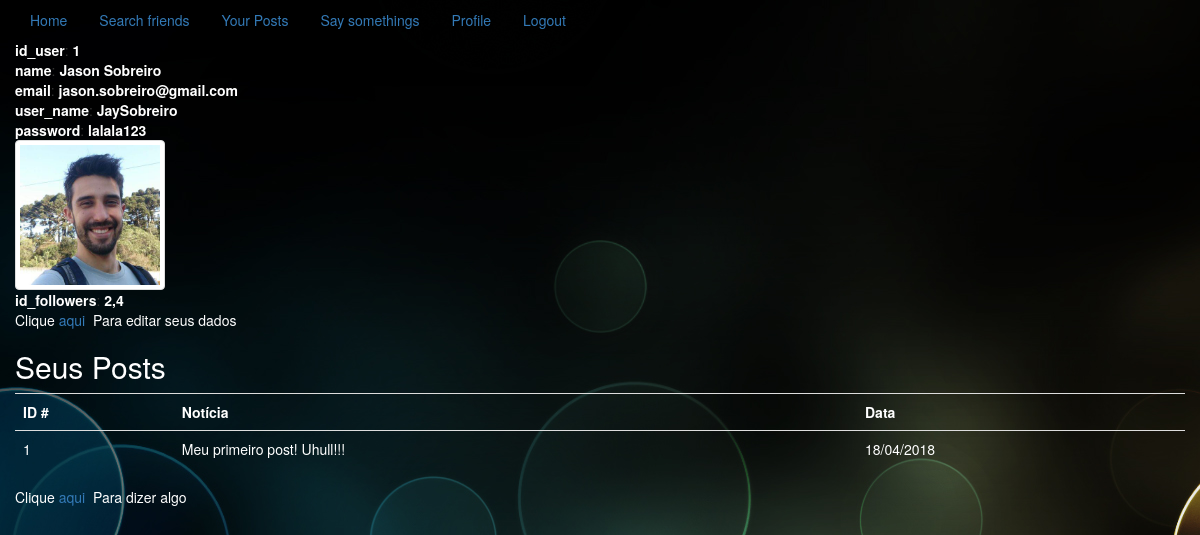
Page /perfil.php (signed in) on the committed database.
### tables this page shows
CREATE TABLE `tb_users` (
  `id_user` int(11) NOT NULL,
  `name` varchar(100) NOT NULL,
  `email` varchar(80) NOT NULL,
  `user_name` varchar(60) NOT NULL,
  `password` varchar(64) NOT NULL,
  `profile_img` text NOT NULL,
  `id_followers` text NOT NULL
);

CREATE TABLE `tb_posts` (
  `id_post` int(11) NOT NULL,
  `the_post` varchar(240) NOT NULL,
  `date` varchar(20) NOT NULL,
  `id_user` int(11) NOT NULL
);

### functions/userDAO.php (called while the page is built, shortened)
<?php
function get_user($userData){
	$conn = get_connection();
	$sql = "SELECT * FROM " . USERS . " WHERE user_name LIKE '" .
	$userData['user_name'] . "' AND password LIKE '" .
	$userData['password'] . "';";
	$result = mysqli_query($conn, $sql);
	if (mysqli_affected_rows($conn) > 0){
		return $result;
	}else{
		return null;
	}
}
?>

### perfil.php (the view, shortened to what this page needs)
<!DOCTYPE html>
<html lang="pt-br">
<head>
	<link rel="stylesheet" type="text/css" href="bootstrap/css/bootstrap.min.css">
</head>
<body class="container-fluid">
	<?php include 'menu.php'; ?>
	<?php
	include 'functions/userDAO.php';
	$user_data['user_name'] = $_SESSION['user_name'];
	$user_data['password'] = $_SESSION['password'];
	$result = get_user($user_data);
	if ($result != null){
		$user = mysqli_fetch_assoc($result);
		foreach ($user as $indice => $valor) {
			if($indice != 'profile_img'){
				echo '<b>'.$indice.'</b>: ' .'<b>'. $valor .'</b>'.'<br>';
			}else{
				echo '<img src="imgs/fotos/'.$valor.'" class="img-responsive img-thumbnail" height="150px" width="150px"><br>';
			}
		}
		echo '<p>Clique <a href="editar_user.php"> aqui &nbsp</a>Para editar seus dados</p>';
	}else{
		echo '<h3 class="text text-danger">Erro ao carregar dados do usuário</h3>';
	}
	?>
	<?php
	$conn = get_connection();
	$id_user = $_SESSION['id_user'];
	$sql = "SELECT id_post, the_post, date FROM tb_posts WHERE id_user = $id_user";
	$result = mysqli_query($conn, $sql);
	$linhas = mysqli_affected_rows($conn);
	if($linhas > 0){
		echo '<h2 >Seus Posts</h2>';
		echo '<table class="table">';
		echo '<tr>
				<th>ID #</th>
				<th>Notícia</th>
				<th>Data</th>
			  </tr>';
		for ($i=0; $i < $linhas; $i++) {
			$noticias = mysqli_fetch_assoc($result);
			echo '<tr>';
			foreach ($noticias as $indice => $valor) {
				echo "<td>" .  $valor . "</td>";
			}
			echo "</tr>";
		}
		echo '</table>';
		echo '<p>Clique <a href="cadastrar_post.php"> aqui &nbsp</a>Para dizer algo</p>';
	}else{
		echo '<h2 >You do not have any posts</h2>';
	}
	 ?>
</body>
</html>

### menu.php (shortened to what this page needs)
<?php include_once 'functions/util.php';
	if(empty($_SESSION)){
?>
<ul class='nav nav-pills'>
	<li role="presentation"><a href="<?php echo HOME_OUT; ?>">Home</a></li>
		<li role="presentation"><a href="<?php echo REGISTER; ?>">Register</a></li>
	<li role="presentation"><a href="<?php echo LOGIN; ?>">Login</a></li>
</ul>
<?php
	}else{
?>
<ul class='nav nav-pills'>
	<li role="presentation"><a href="<?php echo HOME; ?>">Home</a></li>
	<li role="presentation"><a href="<?php echo SEARCH; ?>">Search friends</a></li>
	<li role="presentation"><a href="<?php echo MANAGER; ?>">Your Posts</a></li>
	<li role="presentation"><a href="<?php echo POST; ?>">Say somethings</a></li>
	<li role="presentation"><a href="<?php echo PROFILE; ?>">Profile</a></li>
	<li role="presentation"><a href="<?php echo LOGOUT; ?>">Logout</a></li>
</ul>
<?php
	}
?>

### perfil.php (style rules this page uses)
body { background-image: url("img/imagem3.jpg"); }
p { color: #FFFFFF; }
th { color: #FFFFFF; }
tr { color: #FFFFFF; }
h2 { color: #FFFFFF; }
b { color: #FFFFFF; }

### rows in the picture
tb_users: id_user "1", name "Jason Sobreiro", email "jason.sobreiro@gmail.com", user_name "JaySobreiro", password "lalala123", profile_img (picture), id_followers "2,4"
tb_posts: id_post "1", the_post "Meu primeiro post! Uhull!!!", date "18/04/2018"

### other values in the picture
$indice "id_user"
$indice "name"
$indice "email"
$indice "user_name"
$indice "password"
$indice "id_followers"
